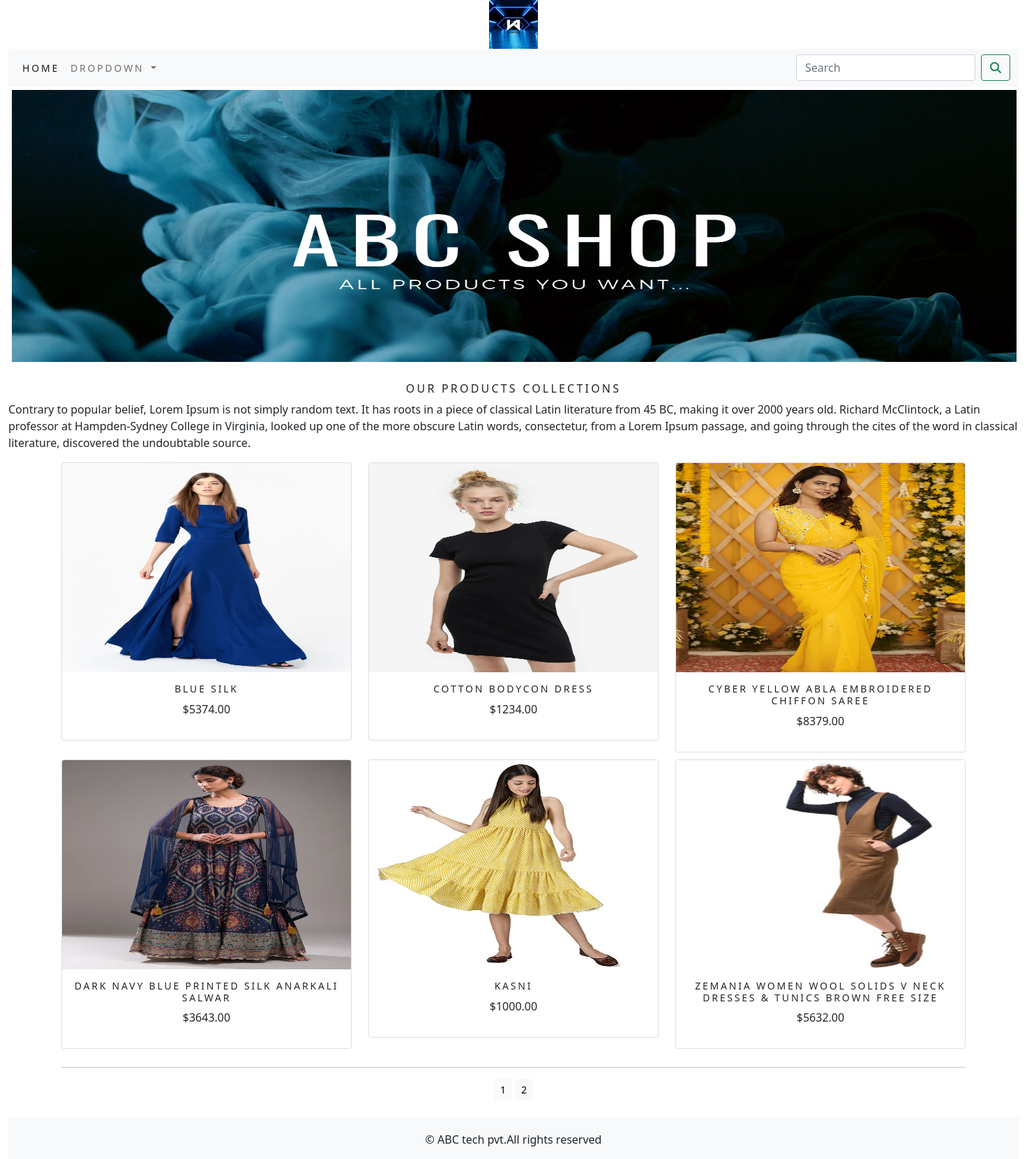
The app's page /shop/ with its own data.
### shop/models.py (models this page shows, shortened)
class Product(models.Model):
    name=models.CharField(max_length=250,unique=True)
    slug=models.SlugField(max_length=250,unique=True)
    description=models.TextField(blank=True)
    price=models.DecimalField(max_digits=10,decimal_places=2)
    category=models.ForeignKey(Category,on_delete=models.CASCADE)
    image=models.ImageField(upload_to='product',blank=True)
    stock=models.IntegerField()
    available=models.BooleanField(default=True)
    created=models.DateTimeField(auto_now_add=True)
    updated=models.DateTimeField(auto_now=True)
    class Meta:
        ordering=('name',)
        verbose_name='product'
        verbose_name_plural='products'
    def get_url(self):
        return reverse('shop:prodCatdetail',args=[self.category.slug,self.slug])

### shop/views.py (the view)
# urls.py: path('',views.allProdCat,name='allProdCat'),
def allProdCat(request,c_slug=None):
    c_page=None
    products_list=None
    if c_slug!=None:
        c_page=get_object_or_404(Category,slug=c_slug)
        products_list=Product.objects.all().filter(category=c_page,available=True)
    else:
        products_list=Product.objects.all().filter(available=True)
    paginator=Paginator(products_list,6)
    try:
        page=int(request.GET.get('page','1'))
    except:
        page=1
    try:
        products=paginator.page(page)
    except (EmptyPage,InvalidPage):
        products=paginator.page(paginator.num_pages)
    return render(request,"category.html",{'category':c_page,'products':products})

### cart/context_processors.py (called while the page is built)
def counter(request):
    item_count=0
    if 'admin' in request.path:
        return {}
    else:
        try:
            cart=Cart.objects.filter(cart_id=_cart_id(request))
            cart_items=CartItem.objects.all().filter(cart=cart[:1])
            for cart_item in cart_items:
                item_count += cart_item.quantity
        except Cart.DoesNotExist:
            item_count =0
    return dict(item_count=item_count)

### cart/views.py (called while the page is built)
def _cart_id(request):
    cart=request.session.session_key
    if not cart:
        cart=request.session.create()
    return cart

### shop/context_processors.py (called while the page is built)
def menu_links(request):
    links=Category.objects.all()
    return dict(links=links)

### shop/models.py (called while the page is built)
    def get_url(self):
        return reverse('shop:products_by_category',args=[self.slug])

### templates/category.html (shortened to what this page needs)
{% extends 'base.html' %}
{% load static %}
{% block content %}
<div class="mx_auto">
      {% if category %}
            <img class="my_image" src="{{category.image.url}}" height="300" width="300" alt="{{category.name}}">
</div>
      <br>
<div>
      <h1 class="text-center my_title">{{category.name}}</h1>
      <p class="text-justify">{{category.description}}</p>
</div>
      {% else %}
<div>
<img class="my_image my_image_padding" src="{% static 'img/banner.png' %}" alt="Our Products" width="1450px;" height="400px;">
</div>
      <br>
<div>
      <h1 class="text-center my_title">Our Products Collections</h1>
      <p class="text-justify">Contrary to popular belief, Lorem Ipsum is not simply random text. It has roots in a piece of classical Latin literature from 45 BC, making it over 2000 years old. Richard McClintock, a Latin professor at Hampden-Sydney College in Virginia, looked up one of the more obscure Latin words, consectetur, from a Lorem Ipsum passage, and going through the cites of the word in classical literature, discovered the undoubtable source.</p>
</div>
      {% endif %}
<div class="container">
      <div class="row mx_auto">
            {% for product in products.object_list %}
            <div class="my_bottom_margin col-9 col-sm-12 col-md-4 col-md-12 col-lg-4">
                  <div class="card text-center" style="min-width:18rem;">
                        <a href="{{product.get_url}}"><img class="card-img-top my_image" src="{{product.image.url}}" height="300" width="300" alt="{{product.name}}"></a>
                        <div class="card-body">
                              <h4>{{product.name}}</h4>
                              <p>${{product.price}}</p>
                        </div>
                  </div>
            </div>
            {% endfor %}
      </div>
      <div class="mx_auto">
            {% if products.paginator.num_pages > 1 %}
            <hr>
            <div class="text-center">
                  {% for pg in products.paginator.page_range %}
                  <a href="?page={{pg}}" class="btn btn-light btn-sm {% if products.number == pg %} active {% endif %}">{{pg}}</a>
                  {% endfor %}
            </div>
            {% endif %}
      </div>
      <br>
</div>
{% endblock %}

### templates/base.html (shortened to what this page needs)
{% load static %}
<!DOCTYPE html>
<html lang="en">
<head>
     <link rel="stylesheet" href="{% static 'css/bootstrap.min.css' %}">
    <link rel="stylesheet" href="{% static 'css/custom.css' %}">
    <link rel="stylesheet" href="https://cdnjs.cloudflare.com/ajax/libs/font-awesome/6.4.0/css/all.min.css">
</head>
<body>
<div class="container-fluid">
{% include 'header.html' %}
{% include 'nav.html' %}
{% block content %}
{% endblock %}
</div>
{% include 'footer.html' %}
</body>
</html>

### templates/header.html
{% load static %}
<header>
    <center>
        <a href="{% url 'shop:allProdCat' %}"> <img src="{% static 'img/logo.png' %}" alt="logimage" width="70px;" height="70px;"></a>
    </center>
</header>

### templates/nav.html (shortened to what this page needs)
<nav class="navbar navbar-expand-lg navbar-light bg-light">
  <div class="container-fluid">
    <div class="collapse navbar-collapse" id="navbarSupportedContent">
      <ul class="navbar-nav me-auto mb-2 mb-lg-0">
        <li class="nav-item">
          <a class="nav-link active" aria-current="page" href="#">Home</a>
        </li>
        <li class="nav-item dropdown {% if 'shop' in request.path %} active {% endif %}">
          <a class="nav-link dropdown-toggle" href="#" id="navbarDropdown" role="button" data-bs-toggle="dropdown" aria-expanded="false">
            Dropdown
          </a>
        </li>
      </ul>
      <form class="d-flex" action="{% url 'search_app:SearchResult' %}" method="get">
        <input class="form-control me-2" type="search" placeholder="Search" aria-label="Search">
        <button class="btn btn-outline-success" type="submit"><i class="fa fa-search"></i></button>
      </form>
    </div>
  </div>
</nav>

### templates/footer.html
<div class="footer navbar-fixed-bottom my_footer">
  <p class="text-center">&copy; ABC tech pvt.All rights reserved</p>
</div>

### static/css/custom.css (style rules this page uses)
.nav-item { letter-spacing : .2em; font-size : 14px; text-transform : uppercase; }
.my_footer { background-color:#f8f9fa; height:60px; }
.my_footer p { padding-top:20px; fonnt-size:14px; }
.my_image { width:100% height:auto; }
.my_title { font-size:16px; text-transform:uppercase; letter-spacing:.2em; }
.my_image_padding { padding:5px; }
.my_bottom_margin { margin-bottom:10px; }
.card-body h4 { font-size:14px; text-transform:uppercase; letter-spacing:.2em; }

### records on screen
Product: image (picture), name "BLUE SILK", price "5374.00"
Product: image (picture), name "COTTON BODYCON DRESS", price "1234.00"
Product: image (picture), name "CYBER YELLOW ABLA EMBROIDERED CHIFFON SAREE", price "8379.00"
Product: image (picture), name "DARK NAVY BLUE PRINTED SILK ANARKALI SALWAR", price "3643.00"
Product: image (picture), name "KASNI", price "1000.00"
Product: image (picture), name "ZEMANIA WOMEN WOOL SOLIDS V NECK DRESSES & TUNICS BROWN FREE SIZE", price "5632.00"

### other values on screen
{{ pg }} "1" "2"
